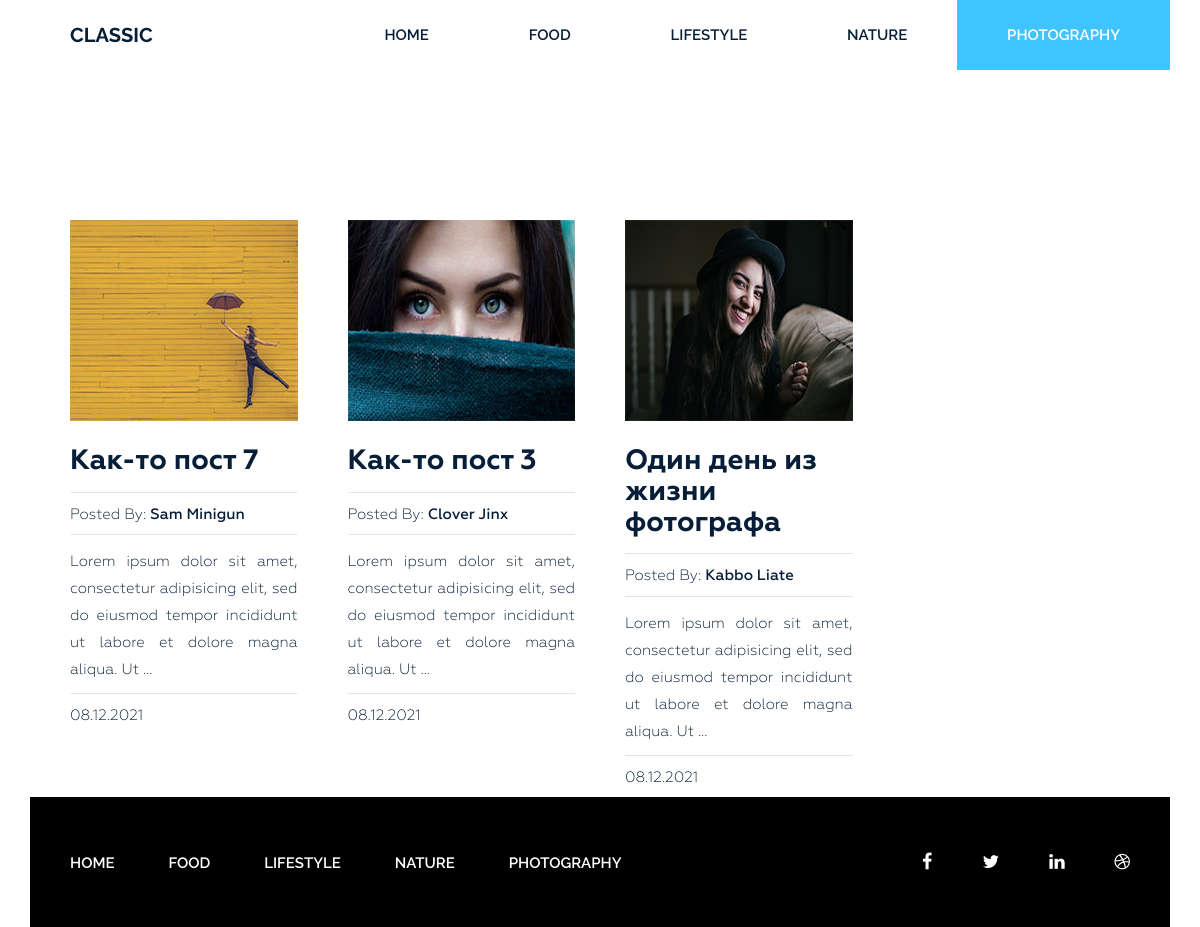
The app's page /category/photography/, older data.
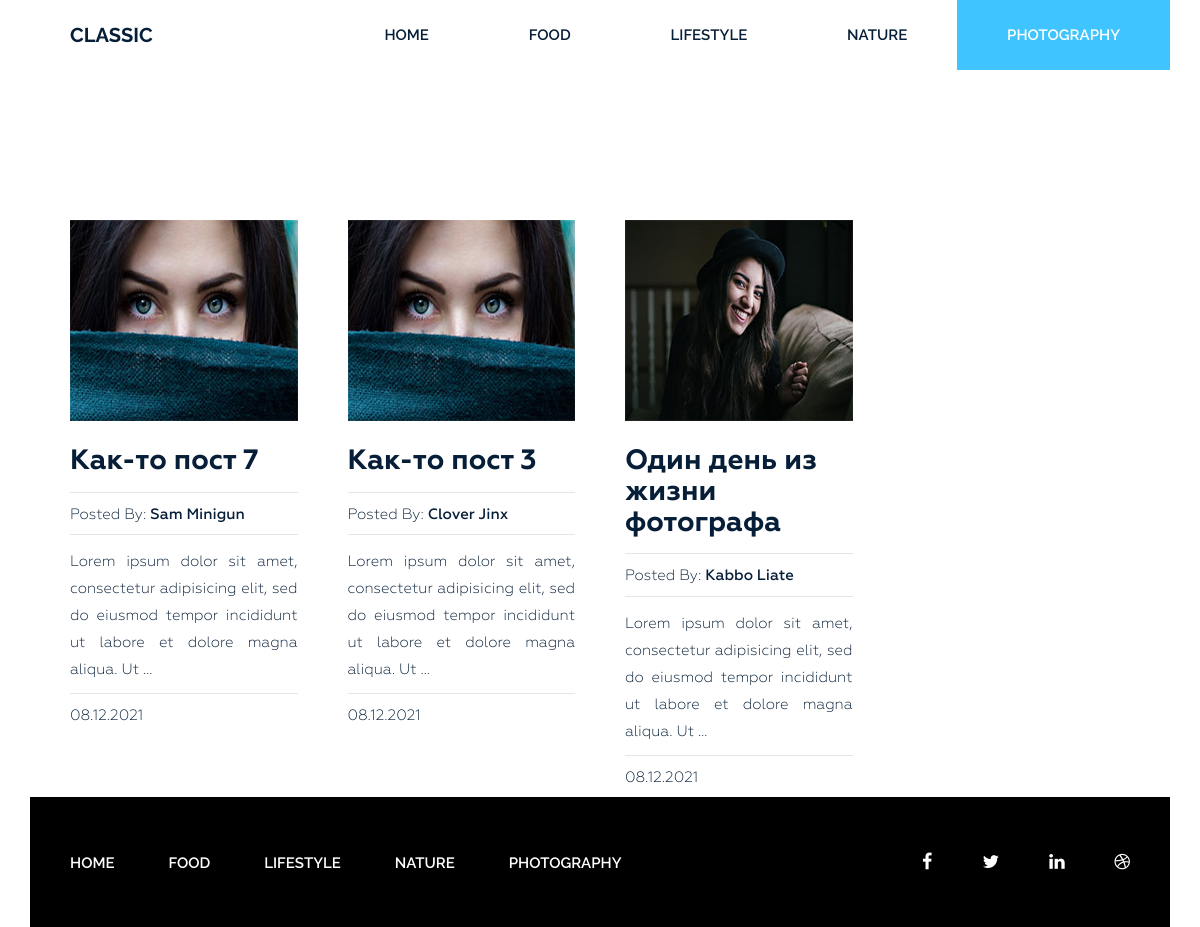
The same page, newer data.
### blog/models.py (models this page shows, shortened)
class Category(models.Model):
    title = models.CharField(max_length=255, verbose_name='Название')
    slug = models.SlugField(max_length=255, verbose_name='Url_category', unique=True)
    def __str__(self):
        return self.title
    def get_absolute_url(self):
        return reverse('category', kwargs={"slug": self.slug})
    class Meta:
        verbose_name = 'Категория'
        verbose_name_plural = 'Категории'
        ordering = ['title']

class Post(models.Model):
    title = models.CharField(max_length=255)
    slug = models.SlugField(max_length=255, verbose_name='Url_category', unique=True)
    author = models.CharField(max_length=100)
    content = models.TextField(blank=True)
    created_at = models.DateTimeField(auto_now_add=True, verbose_name='Опубликовано')
    photo = models.ImageField(upload_to='photo/%Y/%m/%d/', blank=True)
    views = models.IntegerField(default=0, verbose_name='Кол-во просмотров')
    category = models.ForeignKey(Category, on_delete=models.PROTECT, related_name='posts', verbose_name='Категории')
    tags = models.ManyToManyField(Tag, blank=True, related_name='posts')
    def get_absolute_url(self):
        return reverse('post', kwargs={"slug": self.slug})
    class Meta:
        ordering = ['-created_at']
        verbose_name = 'Статья(ю)'
        verbose_name_plural = 'Статьи'

### blog/views.py (the view)
# urls.py: path('category/<str:slug>/', PostByCategory.as_view(), name='category'),
class PostByCategory(ListView):
    template_name = 'blog/index_category.html'
    context_object_name = 'posts'
    paginate_by = 4
    allow_empty = False
    def get_queryset(self):
        return Post.objects.filter(category__slug=self.kwargs['slug'])
    def get_context_data(self, *, object_list=None, **kwargs):
        context = super().get_context_data(**kwargs)
        context['title'] = Category.objects.get(slug=self.kwargs['slug'])
        return context

### blog/templatetags/menu.py (called while the page is built)
@register.inclusion_tag('blog/menu_tpl.html')
def show_menu(menu_class='menu'):
    categories = Category.objects.all()
    return {"categories": categories, "menu_class": menu_class}

### blog/templates/blog/index_category.html (shortened to what this page needs)
{% extends 'base.html' %}
{% load static %}
{% block content %}
<section class="blog-post-area">
    <div class="container">
        <div class="row">
            <div class="blog-post-area-style">
                {% for post in posts %}
                <div class="col-md-3">
                    <div class="single-post">
                        {% if post.photo %}
                        <img src="{{ post.photo.url }}" alt="{{ post.title }} " width="300" height="201">
                        {% else %}
                        <img src="{% static 'img/post-image3.jpg' %}" alt="{{ post.title }}" width="300" height="201">
                        {% endif %}
                        <h3><a href="{{ post.get_absolute_url }}">{{ post.title }}</a></h3>
                        <h4><span>Posted By: <span class="author-name">{{ post.author }}</span></span>
                        </h4>
                        {{ post.content|truncatewords_html:20|safe }}
                        <h4><span>{{ post.created_at|date:"d.m.Y" }}</span></h4>
                    </div>
                </div>
                {% endfor %}
            </div>
        </div>
    </div>
</section>
{% endblock %}

### templates/base.html (shortened to what this page needs)
<!DOCTYPE html>
{% load static %}
{% load cache %}
<html lang="en">
<head>
    <link rel="stylesheet" href="{% static 'css/bootstrap.css' %}">
    <link rel="stylesheet" href="{% static 'css/font-awesome.min.css' %}">
    <link rel="stylesheet" href="{% static 'css/owl.carousel.min.css' %}">
    <link rel="stylesheet" href="{% static 'css/owl.theme.default.min.css' %}">
    <link rel="stylesheet" href="{% static 'style.css' %}">
    <link rel="stylesheet" href="{% static 'responsive.css' %}">
</head>
<body>
    <div class="wrapper">
        {% cache 20 header %}
        {% include 'inc/_header.html' %}
        {% endcache %}
        {% block content %}{% endblock %}
        {% cache 20 footer %}
        {% include 'inc/_footer.html' %}
        {% endcache %}
    </div>
</body>
</html>

### templates/inc/_header.html
{% load menu %}
<header class="header">
    <div class="container">
        <div class="row">
            <div class="col-md-2">
                <div class="logo">
                    <h2><a href="{% url 'home' %}">Classic</a></h2>
                </div>
            </div>
            <div class="col-md-10">
                {% show_menu %}
            </div>
        </div>
    </div>
</header>

### blog/templates/blog/menu_tpl.html
<div class="{{ menu_class }}">
    <ul>
        <li><a href="{% url 'home' %}">Home</a></li>
        {% for item in categories %}
        <li><a href="{{ item.get_absolute_url }}">{{item.title}}</a></li>
        {% endfor %}
    </ul>
</div>

### templates/inc/_footer.html
{% load menu %}
<footer class="footer">
    <div class="container">
        <div class="row">
            <div class="col-md-12">
                <div class="footer-bg">
                    <div class="row">
                        <div class="col-md-9">
                            {% show_menu 'footer-menu' %}
                        </div>
                        <div class="col-md-3">
                            <div class="footer-icon">
                                <p><a href="#"><i class="fa fa-facebook" aria-hidden="true"></i></a><a href="#"><i
                                        class="fa fa-twitter" aria-hidden="true"></i></a><a href="#"><i
                                        class="fa fa-linkedin" aria-hidden="true"></i></a><a href="#"><i
                                        class="fa fa-dribbble" aria-hidden="true"></i></a></p>
                            </div>
                        </div>
                    </div>
                </div>
            </div>
        </div>
    </div>
</footer>

### siteblog/static/style.css (style rules this page uses)
.wrapper header.header .logo h2 { margin: 0 0 0 40px; padding: 0; }
.wrapper header.header .logo h2 a { color: #061e37; font-family: "Raleway", sans-serif; font-size: 20px; font-weight: 700; text-decoration: none; line-height: 70px; padding: 22px 0; text-transform: uppercase; }
.wrapper header.header .menu { margin: 0 }
.wrapper header.header .menu ul { float: right; margin: 0; padding: 0; margin-right: 4px; }
.wrapper header.header .menu ul li { display: inline-block; list-style: outside none none; margin: 0 -4px 0 0; }
.wrapper header.header .menu ul li a { color: rgb(6, 30, 55); font-family: "Raleway", sans-serif; font-size: 15px; font-weight: 600; line-height: 70px; padding: 26px 50px; text-decoration: none; text-transform: uppercase; }
.wrapper header.header .menu ul li.active a { background: #40c4ff; color: #fff; }
section.blog-post-area { margin-top: 50px; }
section.blog-post-area img { width: 100%; }
section.blog-post-area .single-post { padding-right: 20px; margin: 100px 0px 0px; }
section.blog-post-area h4 span { font-family: Geometria; font-weight: 400; font-size: 15px; color: #061e37; text-decoration: none; }
section.blog-post-area h4 span.author-name { font-weight: 500; }
.blog-post-area .single-post h3 a { font-family: Geometria; font-size: 28px; font-weight: 700; text-decoration: none; color: #061e37; }
.blog-post-area .single-post p { color: #061e37; font-family: Geometria; font-size: 15px; font-weight: 400; line-height: 27px; padding-top: 14px; position: relative; text-align: justify; }
.blog-post-area .single-post h4 { margin-bottom: 12px; padding-top: 10px; position: relative; }
.blog-post-area .single-post h4::before { background: #e6e6e6 none repeat scroll 0 0; content: ""; height: 1px; position: absolute; top: 0; width: 100%; }
.blog-post-area .single-post p::before { background: #e6e6e6 none repeat scroll 0 0; content: ""; height: 1px; position: absolute; top: 0; width: 100%; }
.blog-post-area .single-post h3 { margin: 25px 0 15px; }
.blog-post-area .blog-post-area-style { margin: 0 20px 0 40px; }
.wrapper footer.footer { height: 130px; }
.wrapper footer .footer-bg { background: #000 none repeat scroll 0 0; height: 130px; overflow: hidden; }
.wrapper footer.footer .footer-menu { margin: 0 }
.wrapper footer.footer .footer-menu ul { line-height: 130px; margin: 0; padding: 0; }
.wrapper footer.footer .footer-menu ul li { display: inline; list-style: outside none none; margin: 0; padding: 30px 0px; }
.wrapper footer.footer .footer-menu ul li a { color: #fff; font-family: "Raleway", sans-serif; font-size: 15px; font-weight: 600; line-height: 70px; margin-left: 40px; padding: 26px 10px 26px 0; text-decoration: none; text-transform: uppercase; }
.wrapper footer.footer .footer-icon p { float: right; line-height: 130px; }
.wrapper footer.footer .footer-icon p i { color: #fff; font-size: 18px; margin-right: 30px; padding: 10px; }

Row changes from the older to the newer data that the page shows:
changed Post "Как-то пост 7": photo: picture removed
